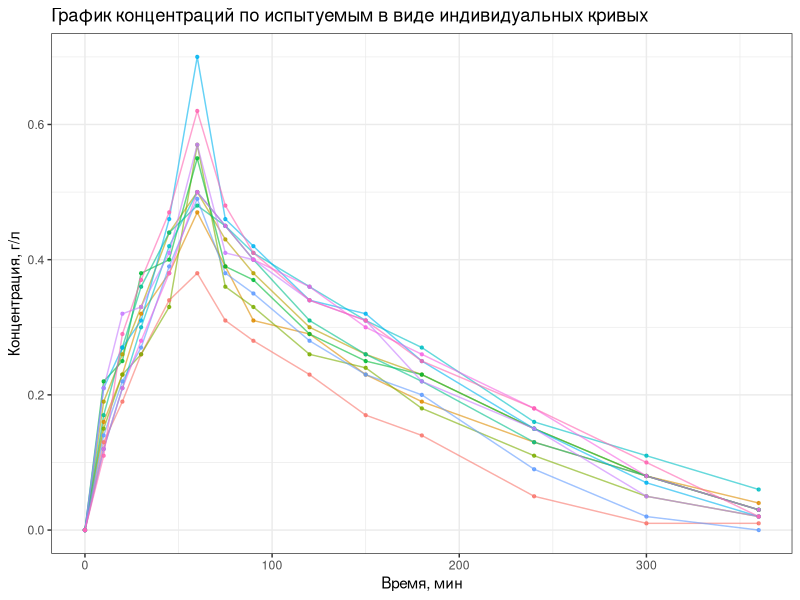

Reproduce this figure in R.
## ---- chunk 1
#| message: false
#| warning: false
library(tidyverse)
library(readr)
library(skimr)
## ---- chunk 2
#| message: false
#| warning: false
theme_set(
  theme_minimal(base_size = 18) +
    theme(
      plot.title = element_text(face = "bold", size = 20, hjust = 0.5),
      axis.title = element_text(size = 18, face = "bold",hjust = 0.5),
      axis.text  = element_text(size = 15),
      legend.text = element_text(size = 14),
      legend.title = element_text(size = 15, face = "bold")
    )
)
## ---- chunk 3
Ammon_1996 <- read_csv("data/raw/Ammon-1996.csv")
Ammon_1996 %>% 
  group_by(occasion) %>%
  select(-study_id, -route, -subject_id, - food, -site) %>%
  skim()
## ---- chunk 4
occasion_1 <- Ammon_1996  %>% 
  filter(occasion == 1) 
occasion_1
## ---- chunk 5
occasion_1 %>% 
ggplot(aes(x = time_min,
             y = conc_g_per_L,
             group = subject_id,
             color = factor(subject_id))) +
  geom_line(alpha = 0.6) +
  geom_point(size = 0.8, alpha = 0.8) +
  labs(x = "Время, мин",
       y = "Концентрация, г/л",
       color = "Испытуемый",
       title = "График концентраций по испытуемым в виде индивидуальных кривых") +
  theme_bw() +
  theme(legend.position = "none")
           
## ---- chunk 6

## ---- chunk 7

## ---- chunk 8

## ---- chunk 9

## ---- chunk 10

## ---- chunk 11

## ---- chunk 12

## ---- chunk 13

